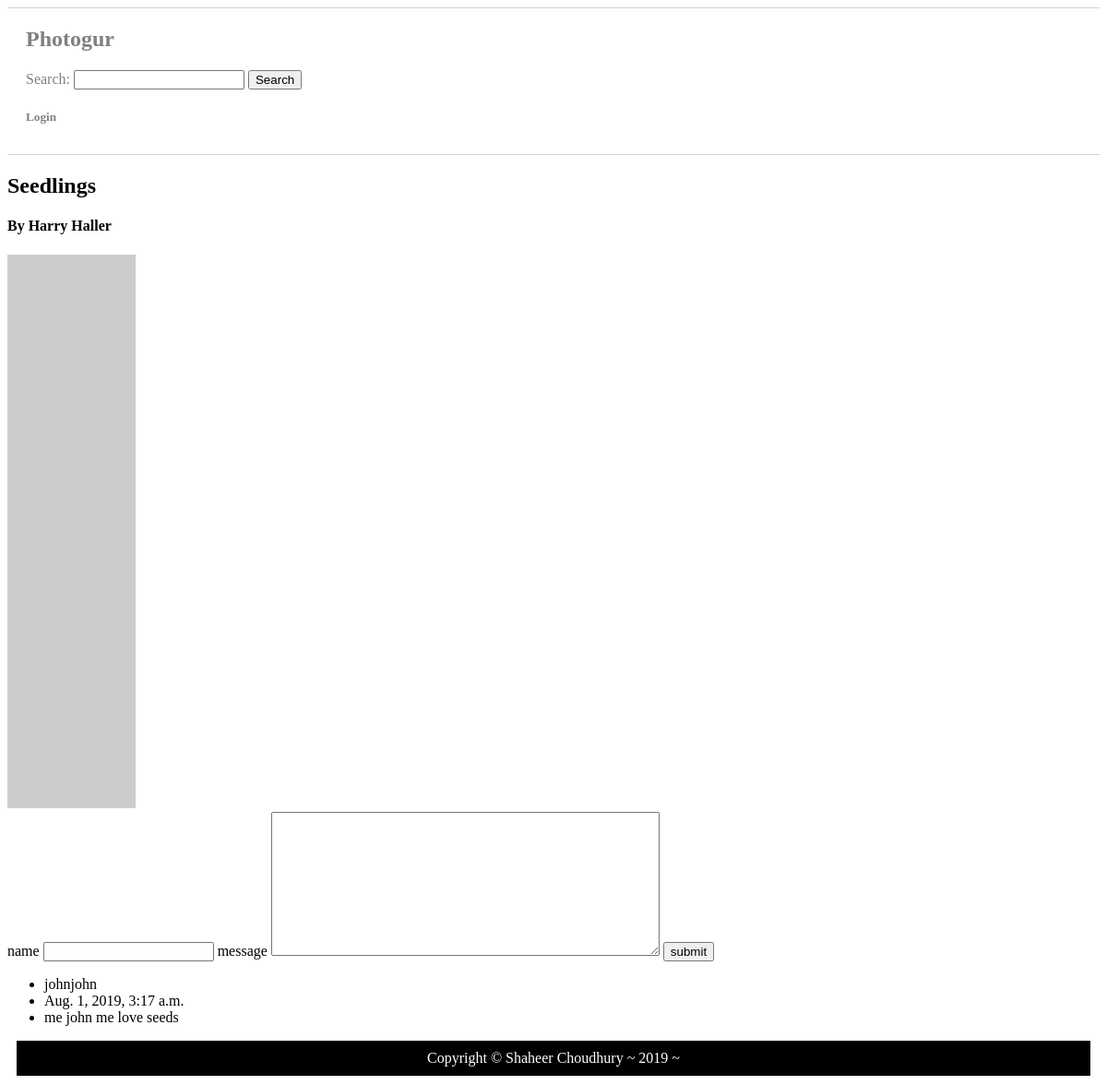
Page /pictures/5 on the committed database.
### photogur/models.py (models this page shows, shortened)
class Picture(models.Model):
    title = models.CharField(max_length=255)
    artist = models.CharField(max_length=255)
    url = models.CharField(max_length=255)

class Comment(models.Model):
    name = models.CharField(max_length=255)
    created_at = models.DateTimeField(auto_now_add=True)
    message = models.TextField()
    picture = models.ForeignKey(Picture, on_delete=models.CASCADE, related_name='comments')

### photogur/views.py (the view)
# urls.py: path('pictures/<int:id>', picture_show, name='picture_details'),
def picture_show(request, id):
    picture = Picture.objects.get(pk=id)
    context = {'picture': picture}
    return render(request, 'picture.html', context)

### photogur/templates/picture.html (shortened to what this page needs)
{% extends 'base.html' %}
{% block content %}
    <h2>{{ picture.title }}</h2>
    <h4>By {{ picture.artist }}</h4>
    <img src="{{ picture.url }}" alt="{{ picture.title }}" />
    <form action="{% url 'create_comment' %}" method="post">
        <label for="name">name</label>
        <input type="text" name="name" class="comment_form">
        <label for="message">message</label>
        <textarea rows="10" cols="50" name="comment" value="leave comment please" class="comment_form"></textarea>
        <input type="submit" name="submit" value="submit" class="comment_form">
    </form>
    <ul>
        {% for comment in picture.comments.all %}
            <li> {{ comment.name }}</li>
            <li> {{ comment.created_at }}</li>
            <li> {{ comment.message }} </li>
        {% endfor %}
    </ul>
{% endblock %}

### rows in the picture
Picture: title "Seedlings", artist "Harry Haller"
Comment: name "johnjohn", created_at "Aug. 1, 2019, 3:17 a.m.", message "me john me love seeds"
